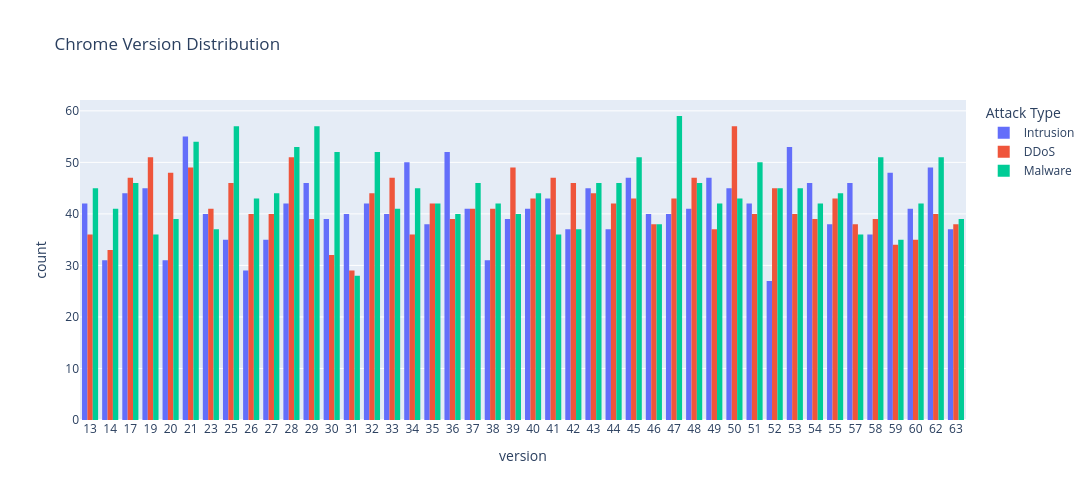

The notebook cell saved with this chart:
### Markdown cell above
We can see some browser have around a 1% difference between the attack type categories.

### Code cell
def get_ua_details(ua_string):
    ua = parse(str(ua_string))
    return {
        "Browser Name": getattr(ua.user_agent,"family",None) or "Unknown",
        "Browser Version": getattr(ua.user_agent,"major",None) or "Unknown"
    }

device_info = df["Device Information"].apply(lambda x: pd.Series(get_ua_details(x)))

chrome_version_data = pd.read_csv("data/chrome_versions.csv", sep=';')
chrome_version_data["release_date"] = pd.to_datetime(chrome_version_data["release_date"], format = "%d/%m/%Y")
chrome_version_data["version"] = chrome_version_data["version"].str.split(".",n = 1).str[0]

temp_data = device_info.reset_index(names=["Original Index"])
temp_data = temp_data[temp_data["Browser Name"] == "Chrome"].copy()

temp_data = temp_data.merge(chrome_version_data, left_on="Browser Version", right_on="version", how="left")
temp_data = temp_data.merge(df["Attack Type"], left_on="Original Index", right_index=True)

version_order = sorted(temp_data["version"].dropna().unique(), key=lambda x: int(x))

fig = px.histogram(
    temp_data,
    x="version",
    title="Chrome Version Distribution",
    color="Attack Type",
    barmode="group",
    width=1400,
    height=500
)

fig.update_xaxes(type="category", categoryorder="array", categoryarray=version_order)
fig.show()

### Figure 1 — Plotly figure (JSON) as saved in the notebook; plotly's stock layout.template omitted (floating-point values rounded to 4 significant figures; data arrays with more than 128 entries replaced by an {"elided": "..."} marker saying what was removed)
{"data": [{"alignmentgroup": "True", "bingroup": "x", "hovertemplate": "Attack Type=Intrusion<br>version=%{x}<br>count=%{y}<extra></extra>", "legendgroup": "Intrusion", "marker": {"color": "#636efa", "pattern": {"shape": ""}}, "name": "Intrusion", "offsetgroup": "Intrusion", "orientation": "v", "showlegend": true, "type": "histogram", "x": {"elided": "2129 str values"}, "xaxis": "x", "yaxis": "y"}, {"alignmentgroup": "True", "bingroup": "x", "hovertemplate": "Attack Type=DDoS<br>version=%{x}<br>count=%{y}<extra></extra>", "legendgroup": "DDoS", "marker": {"color": "#EF553B", "pattern": {"shape": ""}}, "name": "DDoS", "offsetgroup": "DDoS", "orientation": "v", "showlegend": true, "type": "histogram", "x": {"elided": "2144 str values"}, "xaxis": "x", "yaxis": "y"}, {"alignmentgroup": "True", "bingroup": "x", "hovertemplate": "Attack Type=Malware<br>version=%{x}<br>count=%{y}<extra></extra>", "legendgroup": "Malware", "marker": {"color": "#00cc96", "pattern": {"shape": ""}}, "name": "Malware", "offsetgroup": "Malware", "orientation": "v", "showlegend": true, "type": "histogram", "x": {"elided": "2228 str values"}, "xaxis": "x", "yaxis": "y"}], "layout": {"barmode": "group", "height": 500, "legend": {"title": {"text": "Attack Type"}, "tracegroupgap": 0}, "title": {"text": "Chrome Version Distribution"}, "width": 1400, "xaxis": {"anchor": "y", "categoryarray": ["13", "14", "17", "19", "20", "21", "23", "25", "26", "27", "28", "29", "30", "31", "32", "33", "34", "35", "36", "37", "38", "39", "40", "41", "42", "43", "44", "45", "46", "47", "48", "49", "50", "51", "52", "53", "54", "55", "57", "58", "59", "60", "62", "63"], "categoryorder": "array", "domain": [0, 1], "title": {"text": "version"}, "type": "category"}, "yaxis": {"anchor": "x", "domain": [0, 1], "title": {"text": "count"}}}}
